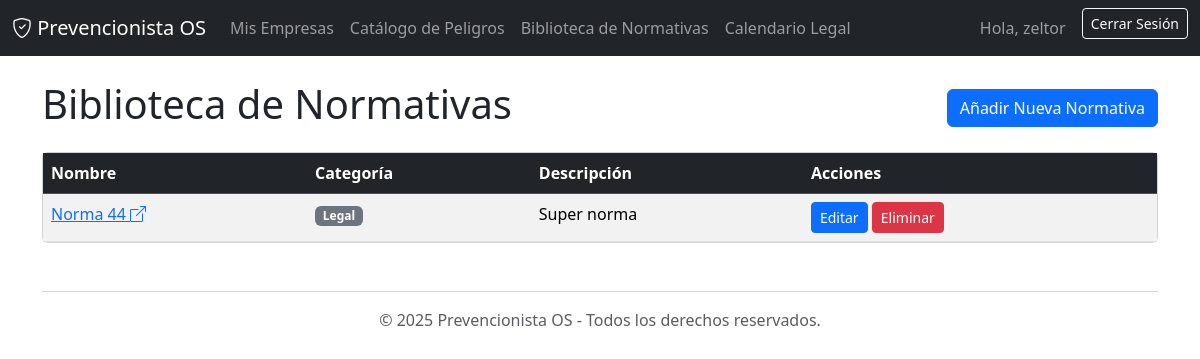
Page /normativas/ (signed in) on the committed database.
### gestion_riesgos/models.py (models this page shows, shortened)
class Normativa(models.Model):
    nombre = models.CharField(max_length=255, help_text="Ej: D.S. N° 594")
    descripcion = models.TextField(help_text="Reglamento sobre condiciones sanitarias y ambientales básicas...")
    archivo = models.FileField(upload_to='legislacion/', null=True, blank=True)
    fuente = models.URLField(blank=True, help_text="Enlace a fuente oficial.")
    categoria = models.CharField(max_length=100, blank=True, help_text="Ej: Seguridad, Salud Ocupacional")

### gestion_riesgos/views.py (the view)
# urls.py: path('normativas/', views.NormativaListView.as_view(), name='normativa_list'),
class NormativaListView(LoginRequiredMixin, ListView):
    model = Normativa
    template_name = 'normativa_list.html'
    context_object_name = 'normativas'
    ordering = ['categoria', 'nombre']

### gestion_riesgos/templates/normativa_list.html (shortened to what this page needs)
{% extends 'base.html' %}
{% block content %}
<div class="d-flex justify-content-between align-items-center mb-3">
    <h1>Biblioteca de Normativas</h1>
    <a href="{% url 'normativa_create' %}" class="btn btn-primary">Añadir Nueva Normativa</a>
</div>
<div class="card">
    <div class="table-responsive">
        <table class="table table-striped table-hover mb-0">
            <thead class="table-dark">
                <tr>
                    <th>Nombre</th>
                    <th>Categoría</th>
                    <th>Descripción</th>
                    <th>Acciones</th>
                </tr>
            </thead>
            <tbody>
                {% for normativa in normativas %}
                <tr>
                    <td>
                        {% if normativa.fuente %}
                            <a href="{{ normativa.fuente }}" target="_blank">{{ normativa.nombre }} <i class="bi bi-box-arrow-up-right"></i></a>
                        {% else %}
                            {{ normativa.nombre }}
                        {% endif %}
                    </td>
                    <td><span class="badge bg-secondary">{{ normativa.categoria|default:"Sin categoría" }}</span></td>
                    <td>{{ normativa.descripcion|truncatewords:20 }}</td>
                    <td>
                        <a href="{% url 'normativa_update' normativa.pk %}" class="btn btn-sm btn-primary">Editar</a>
                        <a href="{% url 'normativa_delete' normativa.pk %}" class="btn btn-sm btn-danger">Eliminar</a>
                    </td>
                </tr>
                {% empty %}
                <tr>
                    <td colspan="4" class="text-center">Aún no has añadido normativas a tu biblioteca.</td>
                </tr>
                {% endfor %}
            </tbody>
        </table>
    </div>
</div>
{% endblock %}

### gestion_riesgos/templates/base.html (shortened to what this page needs)
<!DOCTYPE html>
<html lang="es">
<head>
    <link href="https://cdn.jsdelivr.net/npm/bootstrap@5.3.3/dist/css/bootstrap.min.css" rel="stylesheet">
    <link rel="stylesheet" href="https://cdn.jsdelivr.net/npm/bootstrap-icons@1.11.3/font/bootstrap-icons.min.css">
</head>
<body>
    <nav class="navbar navbar-expand-lg navbar-dark bg-dark">
        <div class="container-fluid">
            <a class="navbar-brand" href="{% url 'dashboard' %}">
                <i class="bi bi-shield-check"></i> Prevencionista OS
            </a>
            <div class="collapse navbar-collapse" id="navbarNav">
                {% if user.is_authenticated %}
                <ul class="navbar-nav me-auto mb-2 mb-lg-0">
                    <li class="nav-item">
                        <a class="nav-link" href="{% url 'empresa_list' %}">Mis Empresas</a>
                    </li>
                    <li class="nav-item">
                        <a class="nav-link" href="{% url 'peligro_list' %}">Catálogo de Peligros</a>
                    </li>
                    <li class="nav-item">
                        <a class="nav-link" href="{% url 'normativa_list' %}">Biblioteca de Normativas</a>
                    </li>
                    <li class="nav-item">
                        <a class="nav-link" href="{% url 'calendario_legal' %}">Calendario Legal</a>
                    </li>
                </ul>
                {% endif %}
                <div class="d-flex ms-auto">
                    {% if user.is_authenticated %}
                        <span class="navbar-text me-3">
                            Hola, {{ user.first_name|default:user.username }}
                        </span>
                        <form action="{% url 'logout' %}" method="post">
                            <button type="submit" class="btn btn-outline-light btn-sm">Cerrar Sesión</button>
                        </form>
                    {% else %}
                        <a href="{% url 'login' %}" class="btn btn-primary">Iniciar Sesión</a>
                    {% endif %}
                </div>
            </div>
        </div>
    </nav>
    <main class="container mt-4">
        {% block content %}{% endblock %}
    </main>
    <footer class="container text-center mt-5 mb-3 text-muted">
        <hr>
        <p>&copy; {% now "Y" %} Prevencionista OS - Todos los derechos reservados.</p>
    </footer>
</body>
</html>

### rows in the picture
Normativa: nombre "Norma 44", categoria "Legal", descripcion "Super norma"

### other values in the picture
{{ user.first_name|default:user.username }} "zeltor"
